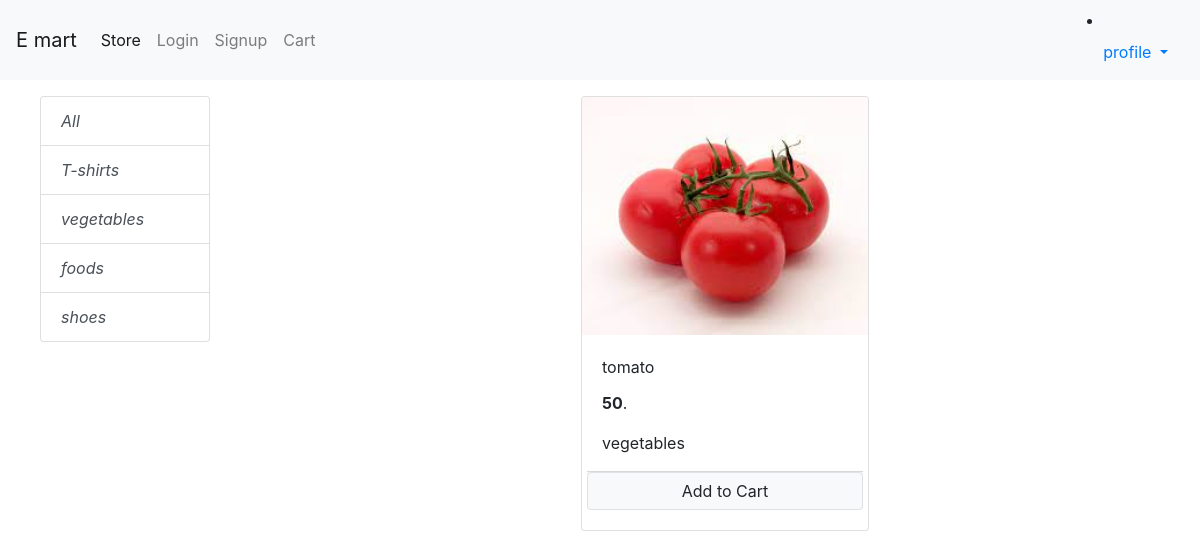
/?cateogry=2, run on the app's committed database.
### store/models/catrogry.py (models this page shows, shortened)
class Cateogrie(models.Model):
    name=models.CharField(max_length=20)
    @staticmethod
    def get_all_cateogries():
       return Cateogrie.objects.all()

### store/models/product.py (models this page shows, shortened)
class Product(models.Model):
    name = models.CharField(max_length=50)
    price = models.IntegerField(default=0)
    description = models.CharField(max_length=200,null=True,default='')
    image = models.ImageField(upload_to='uploads/products')
    cateogry=models.ForeignKey(Cateogrie,on_delete=models.CASCADE)
    @staticmethod
    def get_all_poduct_byID(cateogry_id):
       if cateogry_id:
          return Product.objects.filter(cateogry=cateogry_id)
       else:
           return Product.get_all_poduct();

### store/views.py (the view, shortened to what this page needs)
# urls.py: path('',Index.as_view(), name='homepage'),
class Index(View):
    def get(self, request):
        cart=request.session.get('cart')
        if not cart:
            request.session['cart']={}
        prodd = None
        cateogry = Cateogrie.get_all_cateogries();
        cid = request.GET.get('cateogry')
        if cid:
            prodd = Product.get_all_poduct_byID(cid)
        else:
            prodd = Product.get_all_poduct()
        data = {}
        data['products'] = prodd
        data['cateogry'] = cateogry
        return render(request, 'index.html', data)

### store/templatetags/cart.py (called while the page is built)
@register.filter(name='is_in_cart')
def id_in_cart(product,cart):
    keys=cart.keys()
    for id in keys:
        if int(id)==product.id:
          return True
    return False

### store/templates/index.html (shortened to what this page needs)
{% extends 'base.html' %}
{% block content %}
{% load cart %}
<div class="container-fluid mt-3">
   <div class="row">
    <div class="col-lg-2 mx-auto" >
     <i class="fa fa-align-left" aria-hidden="true">
      <div class="list-group" alin >
        <a href="/?" class="list-group-item list-group-item-action">All</a>
        {% for cat in cateogry %}
        <a href="/?cateogry={{cat.id}}" class="list-group-item list-group-item-action">{{ cat.name }}</a>
        {% endfor %}
      </div>
     </i>
    </div>
     <div id="products" class="col-lg-9 mx-auto" >
      <div class="row mx-auto">
        {%  for pro in products  %}
           <div class="card mx-auto mb-3" id={{pro.id}} style="width: 18rem;">
          <img src="{{pro.image.url}}" class="card-img-top" alt="...">
          <div class="card-body">
            <P class="card-title">{{pro.name}}</P>
              <p class="card-text"><b>{{pro.price}}</b>.</p>
              <p class="card-text">{{pro.cateogry.name}}</p>
         <div class="card-footer p-0 row nu-gutter">
          {% if pro|is_in_cart:request.session.cart %}
        </div>
        <div class="row">
          <form action="/#{{pro.id}}" method="POST" class="col-2">
            {% csrf_token %}
          <input  type="text" name="product" id="product" hidden value="{{pro.id}}">
          <input  type="text" name="remove"  id="remove" hidden value="True">
          <input type="submit" class=" btn btn-block btn-secondary" value="-">
         </form>
          <div class="text-center col">{{pro|cart_count:request.session.cart}} in cart</div>
         <form action="/#{{pro.id}}" method="POST" class="col-2">
            {% csrf_token %}
          <input  type="text" name="product" id="product" hidden value="{{pro.id}}">
          <input type="submit" class=" btn btn-block btn-secondary" value="+">
         </form>
        </div>
          </div>
        {% else %}
              <form action="/#{{pro.id}}" method="POST" class="btn-block">
                <input  type="submit" class="float-right btn btn-light border form-control" value="Add to Cart">
              </form>
           {% endif %}
           </div>
        {% endfor %}
        </div>
     </div>
   </div>
</div>
{% endblock %}

### data on the page
Cateogrie: name "T-shirts"
Cateogrie: name "vegetables"
Cateogrie: name "foods"
Cateogrie: name "shoes"
Product: image (picture), name "tomato", price "50", cateogry.name "vegetables"
